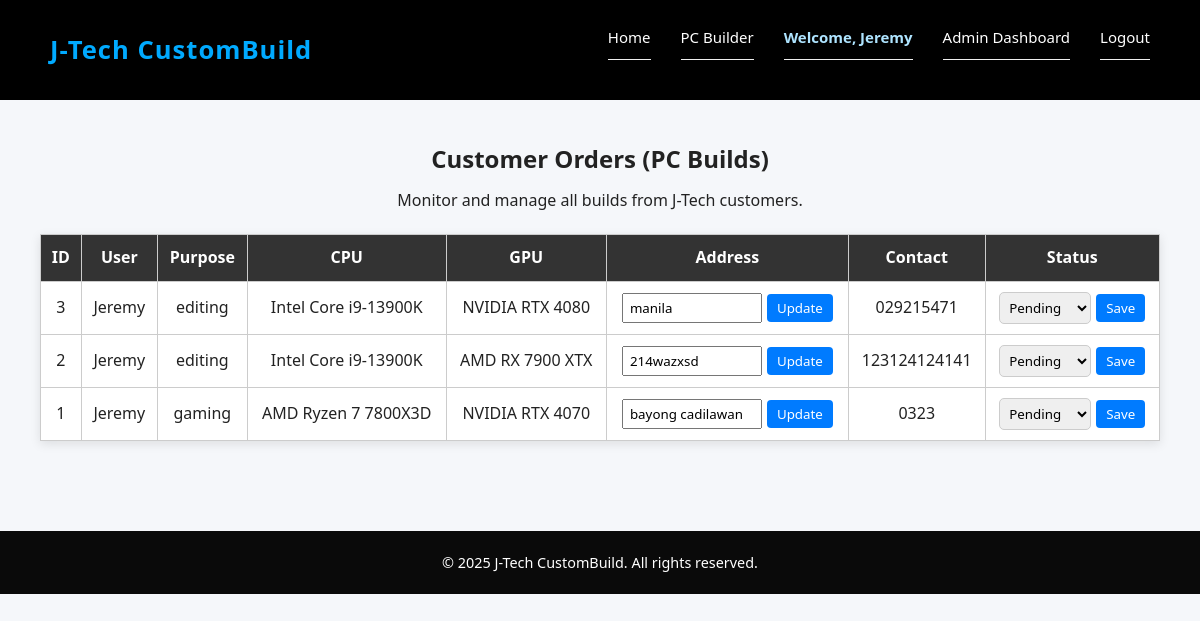
Before: /admin/view-orders (signed in) with the older database file.
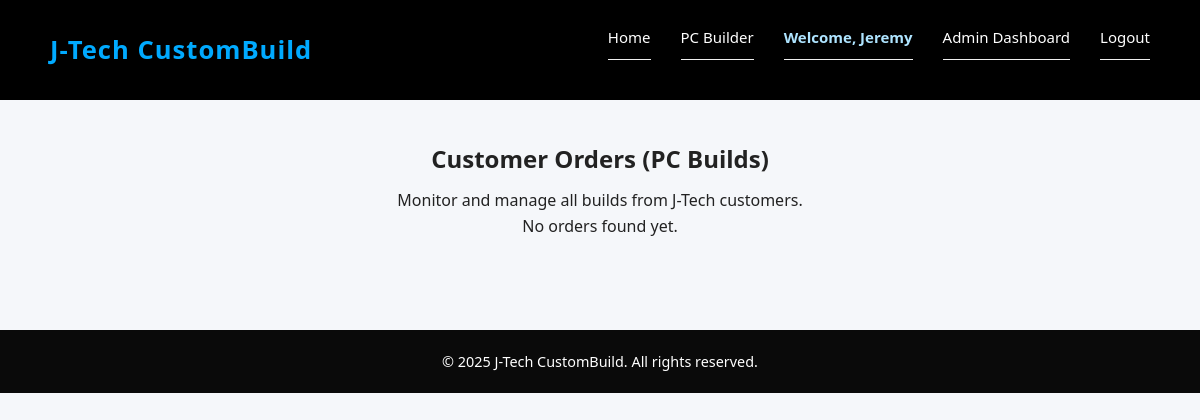
After: the same page with the newer database file.
### tables this page shows
CREATE TABLE builds (id INTEGER PRIMARY KEY AUTOINCREMENT, user TEXT, purpose TEXT, cpu TEXT, mobo TEXT, ram TEXT, gpu TEXT, storage TEXT, psu TEXT, cases TEXT, fullname TEXT, address TEXT, contact TEXT, status TEXT, price REAL);

### app.py (the view)
@app.route('/admin/view-orders')
def admin_view_orders():
    if 'user' not in session or session.get('role') != 'admin':
        flash('Access denied.', 'danger')
        return redirect(url_for('login'))
    with sqlite3.connect(DB_NAME) as conn:
        conn.row_factory = sqlite3.Row
        cur = conn.cursor()
        cur.execute("SELECT * FROM builds ORDER BY id DESC")
        builds = cur.fetchall()
    return render_template('admin_view_orders.html', builds=builds)

### templates/admin_view_orders.html (shortened to what this page needs)
{% extends "base.html" %}
{% block content %}
<section class="admin-orders">
    <h1>Customer Orders (PC Builds)</h1>
    <p>Monitor and manage all builds from J-Tech customers.</p>
    {% if builds %}
    <table class="orders-table">
        <thead>
            <tr>
                <th>ID</th>
                <th>User</th>
                <th>Purpose</th>
                <th>CPU</th>
                <th>GPU</th>
                <th>Address</th>
                <th>Contact</th>
                <th>Status</th>
            </tr>
        </thead>
        <tbody>
            {% for b in builds %}
            <tr>
                <td>{{ b['id'] }}</td>
                <td>{{ b['user'] }}</td>
                <td>{{ b['purpose'] }}</td>
                <td>{{ b['cpu'] }}</td>
                <td>{{ b['gpu'] }}</td>
                <td>
                    <form action="{{ url_for('admin_update_status', build_id=b['id']) }}" method="POST" class="update-form">
                        <input type="text" name="address" value="{{ b['address'] }}" required>
                        <button type="submit">Update</button>
                    </form>
                </td>
                <td>{{ b['contact'] }}</td>
                <td>
                    <form action="{{ url_for('admin_update_status', build_id=b['id']) }}" method="POST" class="update-form">
                        <select name="status" required>
                            <option value="Pending" {% if b['status'] == 'Pending' %}selected{% endif %}>Pending</option>
                        </select>
                        <button type="submit">Save</button>
                    </form>
                </td>
            </tr>
            {% endfor %}
        </tbody>
    </table>
    {% else %}
    <p>No orders found yet.</p>
    {% endif %}
</section>
{% endblock %}

Changed rows visible on the page:
removed builds: id "3", user "Jeremy", purpose "editing", cpu "Intel Core i9-13900K", gpu "NVIDIA RTX 4080", address "manila", contact "029215471"
removed builds: id "2", user "Jeremy", purpose "editing", cpu "Intel Core i9-13900K", gpu "AMD RX 7900 XTX", address "214wazxsd", contact "123124124141"
removed builds: id "1", user "Jeremy", purpose "gaming", cpu "AMD Ryzen 7 7800X3D", gpu "NVIDIA RTX 4070", address "bayong cadilawan", contact "0323"
Other visible differences:
text no longer shown: "ID User Purpose CPU GPU Address Contact Status"
text now shown: "No orders found yet."
